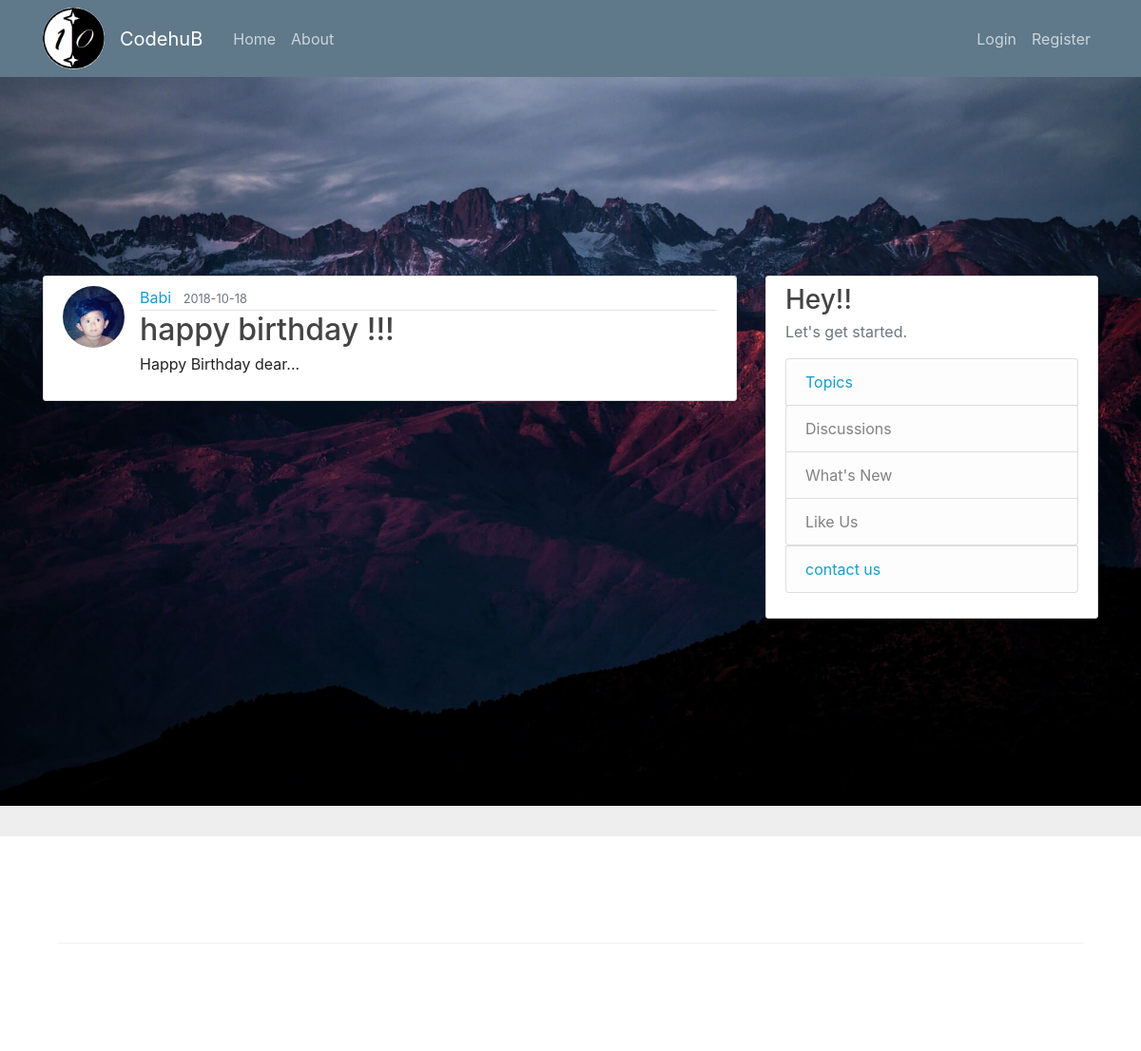
/post/1, run on the app's committed database.
### flaskblog/models.py (models this page shows, shortened)
class User(db.Model,UserMixin):
    id = db.Column(db.Integer, primary_key=True)
    username = db.Column(db.String(20), unique=True, nullable=False)
    email = db.Column(db.String(120), unique=True, nullable=False)
    image_file = db.Column(db.String(20), nullable=False, default='default.jpg')
    password = db.Column(db.String(60), nullable=False)
    posts = db.relationship('Post', backref='author', lazy=True)

class Post(db.Model):
    id = db.Column(db.Integer, primary_key=True)
    title = db.Column(db.String(100), nullable=False)
    date_posted = db.Column(db.DateTime, nullable=False, default=datetime.utcnow)
    content = db.Column(db.Text, nullable=False)
    user_id = db.Column(db.Integer, db.ForeignKey('user.id'), nullable=False)

### flaskblog/routes.py (the view)
@app.route("/post/<int:post_id>")
def post(post_id):
    post = Post.query.get_or_404(post_id)
    return render_template('post.html', title=post.title, post=post)

### flaskblog/templates/post.html (shortened to what this page needs)
{% extends "layout.html" %}
{% block content %}
  <article class="media content-section">
    <img class="rounded-circle article-img" src="{{ url_for('static', filename='profile_pics/' + post.author.image_file) }}">
    <div class="media-body">
      <div class="article-metadata">
        <a class="mr-2" href="#">{{ post.author.username }}</a>
        <small class="text-muted">{{ post.date_posted.strftime('%Y-%m-%d') }}</small>
      </div>
      <h2 class="article-title">{{ post.title }}</h2>
      <p class="article-content">{{ post.content }}</p>
    </div>
  </article>
{% endblock content %}

### flaskblog/static/main.css (style rules this page uses)
body { background: #fafafa; color: #333333; margin-top: 5rem; }
h1, h2, h3, h4, h5, h6 { color: #444444; }
.content-section { background: #ffffff; padding: 10px 20px; border: 1px solid #dddddd; border-radius: 3px; margin-bottom: 20px; }
.article-title { color: #444444; }
.article-content { white-space: pre-line; }
.article-img { height: 65px; width: 65px; margin-right: 16px; }
.article-metadata { padding-bottom: 1px; margin-bottom: 4px; border-bottom: 1px solid #e3e3e3 }

### flaskblog/static/theme/css/style.css (style rules this page uses)
a { font-style: normal; font-weight: 400; cursor: pointer; }
a, a:hover { text-decoration: none; }
body { color: #232323; }
h1, h2, h3, h4, h5, h6, .h1, .h2, .h3, .h4, .h5, .h6, .display-1, .display-2, .display-3, .display-4 { line-height: 1; word-break: break-word; word-wrap: break-word; }
body { position: relative; }
.media { max-width: 100%; margin: 0 auto; }

### flaskblog/static/mobirise/css/mbr-additional.css (style rules this page uses)
body { font-style: normal; line-height: 1.5; }
a, a:hover { color: #149dcc; }
html, body { height: auto; min-height: 100vh; }

### data on the page
User: image_file (picture), author.username "Babi"
Post: date_posted "2018-10-18", title "happy birthday !!!", content "Happy Birthday dear..."
